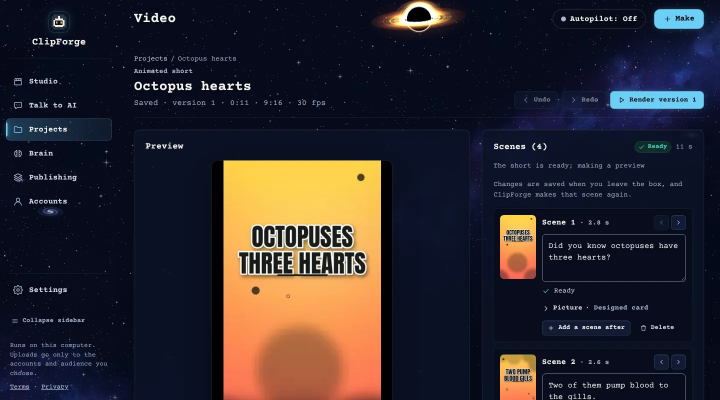
#> input picture download/img/animated-short.webp, 1440 x 800 px (shown at 1/2 size)
$ python -i camera.py   (imports and definitions only)
#> lines starting #> are read from the running program, lines starting #| are printed output that depends on the picture
#> further down, picture is the input picture: shape (800, 1440, 3); mean B, G, R 45.9, 39.7, 44.4
"""The camera of a scene in an animated short (docs/clipforge/ANIMATED_SHORTS.md): where it looks at each moment.

A scene is one still picture, so the camera is what makes it a shot. Viral shorts never hold a picture still and
never move it at one dull speed: the camera eases (fast at first, then a slow creep), punches in on a phrase (a cut
to a closer framing of the same picture, so the eye gets a new shot every two seconds without a new picture), lands
on a cut with a small settle or arrives with a whip, and shakes for a moment when something hits. With a depth map of
the picture (depth.py) near things move more than far things, which reads as a real camera moving through a scene.

Everything here is arithmetic on a `direction` (director.py writes it; plain JSON, every key optional):

    {"move": "zoom_in",            # one of motion.MOVES (the owner's choice or the director's)
     "strength": 0.12,             # how far the move travels, as a share of the frame (0-0.3)
     "ease": "snap",               # "linear" | "inout" | "out" | "snap" (fast start, slow creep)
     "drift": [0.3, -0.2],         # a sideways drift on top of the move, in shares of `strength` (x, y)
     "rotate": 0.6,                # degrees the frame turns over the scene (a slow roll; 0 for none)
     "beats": [{"t": 1.9, "zoom": 1.18}],   # punch-ins: from `t` seconds on the framing is this much closer
     "focus": [0.5, 0.38],         # where a punch-in aims, as shares of the picture (None: found in the picture)
     "entry": {"kind": "whip_left", "frames": 6},   # "pop" | "zoom" | "whip_left" | "whip_right" | "flash" | "none"
     "shake": 6.0,                 # pixels a punch or an entry shakes the frame for a moment (0 for none)
     "parallax": 0.035}            # with a depth map: how far near and far things part, as a share of the width

`Camera.at(i)` gives the frame's `Shot` (scale, centre, turn, offset, what the depth adds); motion.py draws it.
The same direction, picture size and frame count always give the same shots.
"""
from __future__ import annotations

import math
from dataclasses import dataclass

EASES = ("linear", "inout", "out", "snap")
ENTRIES = ("none", "pop", "zoom", "whip_left", "whip_right", "flash")
MAX_STRENGTH = 0.3
MAX_ROTATE = 3.0             # degrees
MAX_PUNCH = 1.6              # the closest framing punches may add up to
PUNCH_S = 0.1                # a punch-in takes this long (three frames at 30 a second: a cut with a little travel)
POP = 0.045                  # a "pop" entry starts this much closer and settles
ZOOM_ENTRY = 0.32            # a "zoom" entry starts this much closer
WHIP = 0.55                  # a whip entry starts this share of the frame's width to the side
SHAKE_S = 0.28               # how long a shake takes to die away
PAN_TRAVEL = 1.5             # a pan travels this many times `strength` of the frame
FOCUS = (0.5, 0.4)           # where pictures made for a short keep their subject (above the captions)
FOCUS_BOX = ((0.28, 0.72), (0.22, 0.62))   # a found focus is kept inside this part of the picture


# [19 lines left out: functions ease, _num, not called in this run]


@dataclass(frozen=True)
class Shot:
    """One frame's camera: the picture is drawn `scale` times its size, turned by `angle` degrees about the frame's
    centre, with the picture's point (cx, cy) at the frame's centre plus (dx, dy) pixels. `lateral` (-1 to 1, x and
    y) and `push` (0-1) say where the camera is on its path, for the depth's parallax; `flash` (0-1) brightens the
    frame; `blur` says the frame is in fast motion and should be drawn smeared."""
    scale: float
    cx: float
    cy: float
    angle: float
    dx: float
    dy: float
    lateral: tuple[float, float]
    push: float
    flash: float
    blur: bool


class Camera:
    # [125 lines left out: functions __init__, _punch, _hit, _base, at, matrix, not called in this run]


def find_focus(img) -> tuple[float, float]:
    """Where the eye goes in a picture, as shares of its width and height: the centre of what stands out from its
    surroundings (the spectral-residual saliency of Hou and Zhang, 2007, on a small copy), kept inside the part of
    the frame where a short's subject sits. A flat picture gives the usual place."""
    import cv2
    import numpy as np

    try:
        small = cv2.resize(img, (64, 64), interpolation=cv2.INTER_AREA)
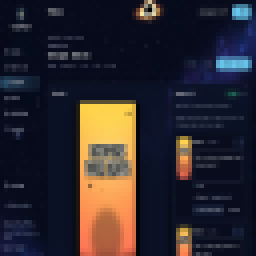
#> small: shape (64, 64, 3) (shown 4 times larger); mean B, G, R 45.9, 39.7, 44.4
        gray = cv2.cvtColor(small, cv2.COLOR_BGR2GRAY).astype(np.float32) if small.ndim == 3 else \
            small.astype(np.float32)
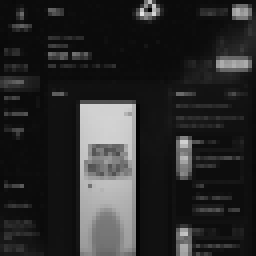
#> gray: shape (64, 64) float32 (shown 4 times larger); min 0, max 227, mean 41.9
        spectrum = np.fft.fft2(gray)
        log_amp = np.log(np.abs(spectrum) + 1e-6)
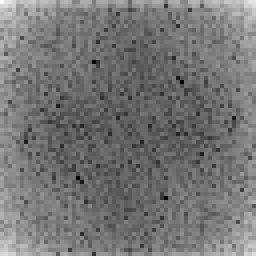
#> log_amp: shape (64, 64) float64 (shown 4 times larger); min 1.69, max 12.05, mean 6.47; drawn with min black and max white
        residual = log_amp - cv2.blur(log_amp, (3, 3))
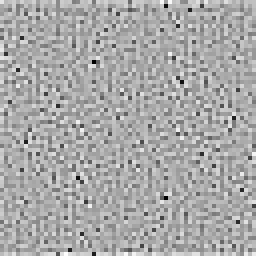
#> residual: shape (64, 64) float64 (shown 4 times larger); min -3.55, max 1.8, mean 0.00999; drawn with min black and max white
        sal = np.abs(np.fft.ifft2(np.exp(residual + 1j * np.angle(spectrum)))) ** 2
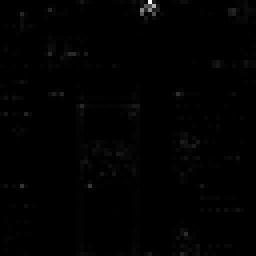
#> sal: shape (64, 64) float64 (shown 4 times larger); min 1.49e-08, max 0.0684, mean 0.000457; drawn with min black and max white
        sal = cv2.GaussianBlur(sal.astype(np.float32), (0, 0), 3.0)
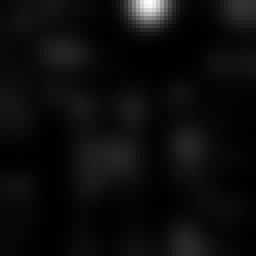
#> sal: shape (64, 64) float32 (shown 4 times larger); min 2.98e-05, max 0.0085, mean 0.000453; drawn with min black and max white
        sal -= sal.min()
        yy, xx = np.mgrid[0:64, 0:64].astype(np.float32)
        sal *= np.exp(-(((xx - 32) / 30) ** 2 + ((yy - 26) / 30) ** 2))   # the middle counts more than the edges
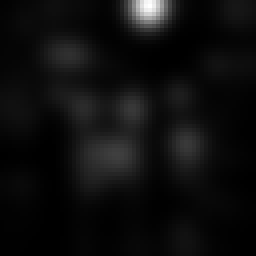
#> sal: shape (64, 64) float32 (shown 4 times larger); min 0, max 0.00397, mean 0.000225; drawn with min black and max white
        total = float(sal.sum())
#> total = 0.92
        if total <= 1e-6 or float(sal.max()) < 1e-6:
            return FOCUS
        fx, fy = float((sal * xx).sum() / total) / 63.0, float((sal * yy).sum() / total) / 63.0
#> fx = 0.505; fy = 0.386
    except Exception:  # noqa: BLE001 - the usual place is always a fine answer
        return FOCUS
    (x0, x1), (y0, y1) = FOCUS_BOX
    return min(x1, max(x0, fx)), min(y1, max(y0, fy))

>>> import cv2
>>> picture = cv2.imread('../../download/img/animated-short.webp')
>>> result = find_focus(picture)
#> result = (0.505, 0.386)
